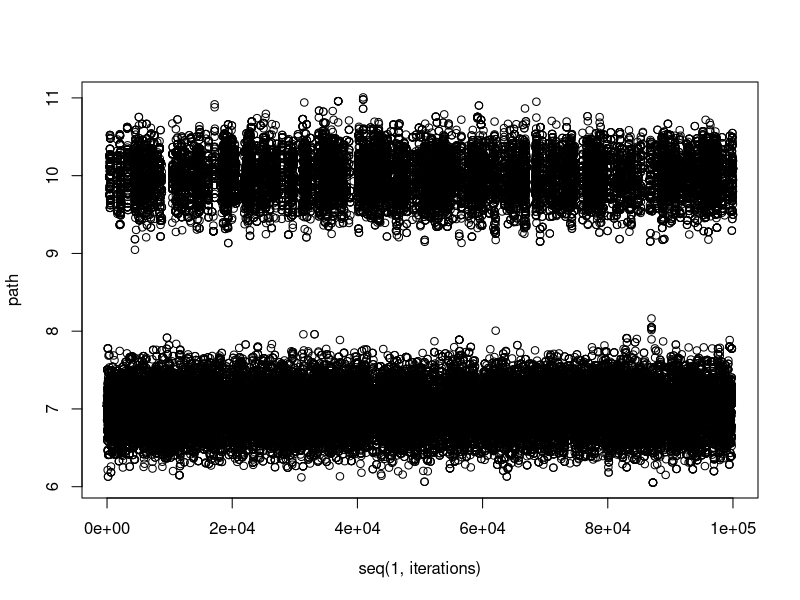
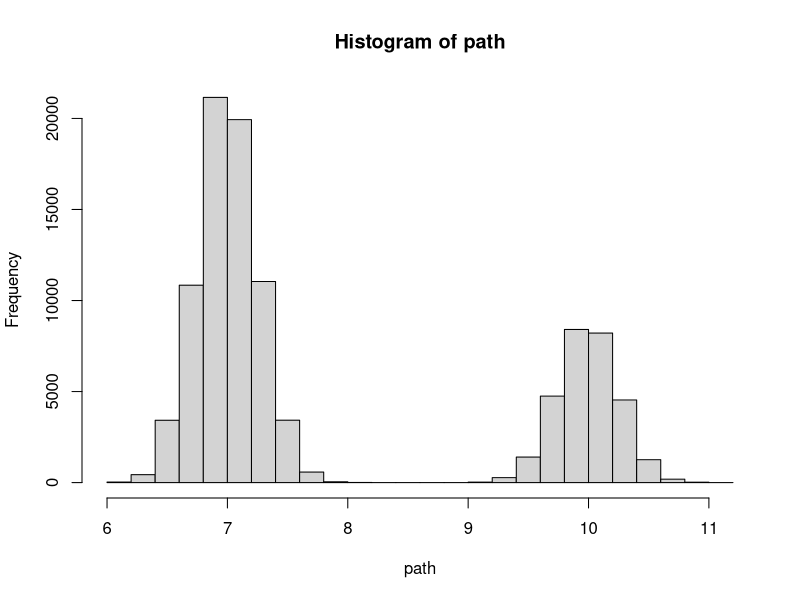

The R script that drew these images, in order:
set.seed(73)

f <- function(x, lambda=.7) lambda * dnorm(x, 7, .5^2) + (1 - lambda) * dnorm(x, 10, .5^2)
stddev <- 1
g <- function(x, x0) dnorm(x, mean=x0, sd=stddev)
rg <- function(x0) rnorm(n=1, mean=x0, sd=stddev)

find_xt <- function(xstar, xt, mh_ratio){
  cutoff <- runif(n=1, min=0, max=1)
  return(ifelse(cutoff < min(mh_ratio, 1), xstar, xt))
}

metropolis_hastings <- function(g, rg,  f, x0, iterations=10000){
  path <- rep(0, iterations)
  for (i in 1:iterations){
    xstar <- rg(x0)
    mh_ratio <- (f(xstar) * g(x0, xstar)) / (f(x0) * g(xstar, x0))
    
    x0 <- find_xt(xstar, x0, mh_ratio)
    path[i] <- x0
  }
  return(path)
}

x0 <- 7
iterations <- 100000
path <- metropolis_hastings(g=g, rg=rg, f=f, x0=x0, iterations=iterations)
plot(seq(1, iterations), path)
hist(path)


